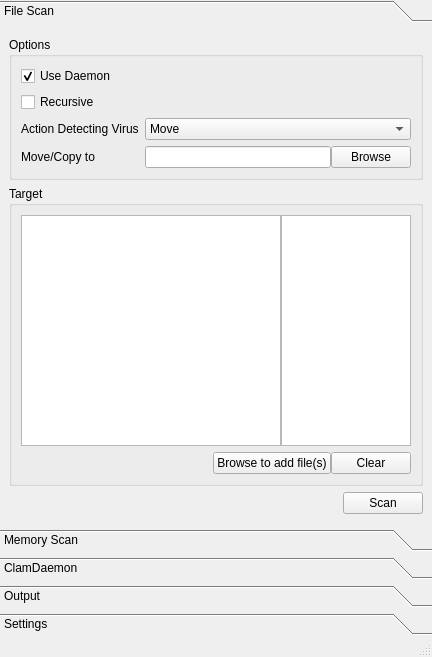
<?xml version="1.0" encoding="UTF-8"?>
<ui version="4.0">
 <class>MainWindow</class>
 <widget class="QMainWindow" name="MainWindow">
  <property name="geometry">
   <rect>
    <x>0</x>
    <y>0</y>
    <width>432</width>
    <height>657</height>
   </rect>
  </property>
  <property name="windowTitle">
   <string>Clamqt</string>
  </property>
  <widget class="QWidget" name="centralwidget">
   <layout class="QHBoxLayout" name="horizontalLayout_5">
    <property name="spacing">
     <number>0</number>
    </property>
    <property name="leftMargin">
     <number>0</number>
    </property>
    <property name="topMargin">
     <number>0</number>
    </property>
    <property name="rightMargin">
     <number>0</number>
    </property>
    <property name="bottomMargin">
     <number>0</number>
    </property>
    <item>
     <widget class="QToolBox" name="toolBox">
      <property name="currentIndex">
       <number>0</number>
      </property>
      <widget class="QWidget" name="fscan_page">
       <property name="geometry">
        <rect>
         <x>0</x>
         <y>0</y>
         <width>432</width>
         <height>470</height>
        </rect>
       </property>
       <attribute name="label">
        <string>File Scan</string>
       </attribute>
       <layout class="QVBoxLayout" name="verticalLayout_4">
        <item>
         <widget class="QGroupBox" name="f_opti_groupB">
          <property name="title">
           <string>Options</string>
          </property>
          <layout class="QFormLayout" name="formLayout">
           <item row="0" column="0">
            <widget class="QCheckBox" name="f_daemon_checkB">
             <property name="text">
              <string>Use Daemon</string>
             </property>
             <property name="checked">
              <bool>true</bool>
             </property>
             <property name="tristate">
              <bool>false</bool>
             </property>
            </widget>
           </item>
           <item row="2" column="0">
            <widget class="QLabel" name="f_encounterVirusLabel">
             <property name="text">
              <string>Action Detecting Virus</string>
             </property>
            </widget>
           </item>
           <item row="2" column="1">
            <widget class="QComboBox" name="f_encounterVirusComboBox">
             <item>
              <property name="text">
               <string comment="move the virus files to certain place">Move</string>
              </property>
             </item>
             <item>
              <property name="text">
               <string comment="Delete the virus files" extracomment="This is generally a terrible idea, unless you're monitoring an upload/downloads directory. False positives happen! You do not want to have the wrong file accidentally deleted.">Remove</string>
              </property>
             </item>
             <item>
              <property name="text">
               <string comment="Copy the virus files to certain place">Copy</string>
              </property>
             </item>
             <item>
              <property name="text">
               <string>None</string>
              </property>
             </item>
            </widget>
           </item>
           <item row="3" column="0">
            <widget class="QLabel" name="moveCopyToLabel">
             <property name="text">
              <string>Move/Copy to</string>
             </property>
            </widget>
           </item>
           <item row="3" column="1">
            <layout class="QHBoxLayout" name="horizontalLayout_4">
             <property name="spacing">
              <number>0</number>
             </property>
             <property name="sizeConstraint">
              <enum>QLayout::SetDefaultConstraint</enum>
             </property>
             <item>
              <widget class="QLineEdit" name="moveCopyToLineEdit"/>
             </item>
             <item>
              <widget class="QPushButton" name="bowse_movecopy_btn">
               <property name="text">
                <string>Browse</string>
               </property>
              </widget>
             </item>
            </layout>
           </item>
           <item row="1" column="0">
            <widget class="QCheckBox" name="f_R_checkB">
             <property name="whatsThis">
              <string>Incompatible with clamdeamon</string>
             </property>
             <property name="text">
              <string>Recursive</string>
             </property>
             <property name="checked">
              <bool>false</bool>
             </property>
            </widget>
           </item>
          </layout>
         </widget>
        </item>
        <item>
         <widget class="QGroupBox" name="f_targ_groupB">
          <property name="title">
           <string>Target</string>
          </property>
          <layout class="QVBoxLayout" name="verticalLayout_3">
           <item>
            <layout class="QHBoxLayout" name="horizontalLayout_12" stretch="2,1">
             <property name="spacing">
              <number>0</number>
             </property>
             <item>
              <widget class="QListWidget" name="files_to_scan_listWidget">
               <property name="verticalScrollBarPolicy">
                <enum>Qt::ScrollBarAlwaysOff</enum>
               </property>
               <property name="horizontalScrollBarPolicy">
                <enum>Qt::ScrollBarAsNeeded</enum>
               </property>
               <property name="editTriggers">
                <set>QAbstractItemView::AllEditTriggers</set>
               </property>
               <property name="textElideMode">
                <enum>Qt::ElideLeft</enum>
               </property>
               <property name="horizontalScrollMode">
                <enum>QAbstractItemView::ScrollPerPixel</enum>
               </property>
              </widget>
             </item>
             <item>
              <widget class="QListWidget" name="f_status_listWidget">
               <property name="horizontalScrollBarPolicy">
                <enum>Qt::ScrollBarAlwaysOff</enum>
               </property>
              </widget>
             </item>
            </layout>
           </item>
           <item>
            <layout class="QHBoxLayout" name="horizontalLayout">
             <property name="spacing">
              <number>0</number>
             </property>
             <item>
              <spacer name="horizontalSpacer_5">
               <property name="orientation">
                <enum>Qt::Horizontal</enum>
               </property>
               <property name="sizeHint" stdset="0">
                <size>
                 <width>40</width>
                 <height>20</height>
                </size>
               </property>
              </spacer>
             </item>
             <item>
              <widget class="QPushButton" name="bowse_f_targ">
               <property name="text">
                <string>Browse to add file(s)</string>
               </property>
              </widget>
             </item>
             <item>
              <widget class="QPushButton" name="f_clear_btn">
               <property name="text">
                <string>Clear</string>
               </property>
              </widget>
             </item>
            </layout>
           </item>
          </layout>
         </widget>
        </item>
        <item>
         <layout class="QHBoxLayout" name="horizontalLayout_2">
          <item>
           <spacer name="horizontalSpacer">
            <property name="orientation">
             <enum>Qt::Horizontal</enum>
            </property>
            <property name="sizeHint" stdset="0">
             <size>
              <width>40</width>
              <height>20</height>
             </size>
            </property>
           </spacer>
          </item>
          <item>
           <widget class="QPushButton" name="f_scan_btn">
            <property name="text">
             <string>Scan</string>
            </property>
           </widget>
          </item>
         </layout>
        </item>
       </layout>
      </widget>
      <widget class="QWidget" name="mscan_page">
       <property name="geometry">
        <rect>
         <x>0</x>
         <y>0</y>
         <width>432</width>
         <height>470</height>
        </rect>
       </property>
       <attribute name="label">
        <string>Memory Scan</string>
       </attribute>
       <layout class="QVBoxLayout" name="verticalLayout_6">
        <item>
         <widget class="QGroupBox" name="groupBox_4">
          <property name="title">
           <string>Options</string>
          </property>
          <layout class="QFormLayout" name="formLayout_2">
           <item row="1" column="0">
            <widget class="QLabel" name="m_encounterVirusLabel">
             <property name="text">
              <string>Action Detecting Virus</string>
             </property>
            </widget>
           </item>
           <item row="1" column="1">
            <widget class="QComboBox" name="m_encounterVirusComboBox">
             <property name="toolTip">
              <string>What to do when virus detected</string>
             </property>
             <item>
              <property name="text">
               <string>None</string>
              </property>
             </item>
             <item>
              <property name="text">
               <string>Kill</string>
              </property>
             </item>
             <item>
              <property name="text">
               <string>Unload</string>
              </property>
             </item>
            </widget>
           </item>
           <item row="0" column="0" colspan="2">
            <widget class="QCheckBox" name="m_daemon_checkB">
             <property name="text">
              <string>Use Daemon</string>
             </property>
             <property name="checked">
              <bool>true</bool>
             </property>
             <property name="tristate">
              <bool>false</bool>
             </property>
            </widget>
           </item>
          </layout>
         </widget>
        </item>
        <item>
         <widget class="QGroupBox" name="groupBox_3">
          <property name="title">
           <string>Target</string>
          </property>
          <layout class="QVBoxLayout" name="verticalLayout_5">
           <item>
            <layout class="QHBoxLayout" name="horizontalLayout_13" stretch="2,1">
             <property name="spacing">
              <number>0</number>
             </property>
             <item>
              <widget class="QListWidget" name="m_to_scan_listWidget">
               <property name="verticalScrollBarPolicy">
                <enum>Qt::ScrollBarAlwaysOff</enum>
               </property>
               <property name="horizontalScrollBarPolicy">
                <enum>Qt::ScrollBarAsNeeded</enum>
               </property>
               <property name="editTriggers">
                <set>QAbstractItemView::AllEditTriggers</set>
               </property>
               <property name="textElideMode">
                <enum>Qt::ElideLeft</enum>
               </property>
               <property name="horizontalScrollMode">
                <enum>QAbstractItemView::ScrollPerPixel</enum>
               </property>
              </widget>
             </item>
             <item>
              <widget class="QListWidget" name="m_status_listWidget">
               <property name="horizontalScrollBarPolicy">
                <enum>Qt::ScrollBarAlwaysOff</enum>
               </property>
              </widget>
             </item>
            </layout>
           </item>
          </layout>
         </widget>
        </item>
        <item>
         <layout class="QHBoxLayout" name="horizontalLayout_3">
          <item>
           <spacer name="horizontalSpacer_2">
            <property name="orientation">
             <enum>Qt::Horizontal</enum>
            </property>
            <property name="sizeHint" stdset="0">
             <size>
              <width>40</width>
              <height>20</height>
             </size>
            </property>
           </spacer>
          </item>
          <item>
           <widget class="QPushButton" name="m_scan_btn">
            <property name="text">
             <string>Scan</string>
            </property>
           </widget>
          </item>
         </layout>
        </item>
       </layout>
      </widget>
      <widget class="QWidget" name="clam_page">
       <property name="geometry">
        <rect>
         <x>0</x>
         <y>0</y>
         <width>432</width>
         <height>470</height>
        </rect>
       </property>
       <attribute name="label">
        <string>ClamDaemon</string>
       </attribute>
       <widget class="QPushButton" name="pushButton_3">
        <property name="geometry">
         <rect>
          <x>90</x>
          <y>20</y>
          <width>161</width>
          <height>31</height>
         </rect>
        </property>
        <property name="text">
         <string>Create Service</string>
        </property>
       </widget>
      </widget>
      <widget class="QWidget" name="output_page">
       <property name="geometry">
        <rect>
         <x>0</x>
         <y>0</y>
         <width>432</width>
         <height>470</height>
        </rect>
       </property>
       <attribute name="label">
        <string>Output</string>
       </attribute>
       <layout class="QVBoxLayout" name="verticalLayout_7">
        <item>
         <widget class="QTextEdit" name="sum_browser">
          <property name="lineWidth">
           <number>2</number>
          </property>
          <property name="documentTitle">
           <string>Summary</string>
          </property>
          <property name="readOnly">
           <bool>true</bool>
          </property>
         </widget>
        </item>
        <item>
         <widget class="QTextEdit" name="detail_browser">
          <property name="frameShape">
           <enum>QFrame::NoFrame</enum>
          </property>
          <property name="lineWidth">
           <number>0</number>
          </property>
          <property name="documentTitle">
           <string>Detail</string>
          </property>
          <property name="readOnly">
           <bool>true</bool>
          </property>
          <property name="acceptRichText">
           <bool>true</bool>
          </property>
         </widget>
        </item>
        <item>
         <layout class="QHBoxLayout" name="horizontalLayout_11">
          <item>
           <spacer name="horizontalSpacer_7">
            <property name="orientation">
             <enum>Qt::Horizontal</enum>
            </property>
            <property name="sizeHint" stdset="0">
             <size>
              <width>40</width>
              <height>20</height>
             </size>
            </property>
           </spacer>
          </item>
          <item>
           <widget class="QPushButton" name="stop_button">
            <property name="text">
             <string>Stop</string>
            </property>
           </widget>
          </item>
         </layout>
        </item>
       </layout>
      </widget>
      <widget class="QWidget" name="setting_page">
       <property name="geometry">
        <rect>
         <x>0</x>
         <y>0</y>
         <width>432</width>
         <height>470</height>
        </rect>
       </property>
       <attribute name="label">
        <string>Settings</string>
       </attribute>
       <layout class="QVBoxLayout" name="verticalLayout">
        <item>
         <widget class="QTabWidget" name="tabWidget">
          <property name="currentIndex">
           <number>2</number>
          </property>
          <widget class="QWidget" name="general_tab">
           <attribute name="title">
            <string>General</string>
           </attribute>
           <layout class="QVBoxLayout" name="verticalLayout_2">
            <item>
             <widget class="QGroupBox" name="groupBox">
              <property name="title">
               <string>Path</string>
              </property>
              <layout class="QFormLayout" name="formLayout_3">
               <item row="0" column="0">
                <widget class="QLabel" name="clamAVLabel">
                 <property name="text">
                  <string>ClamAV (the dic)</string>
                 </property>
                </widget>
               </item>
               <item row="0" column="1">
                <widget class="QLineEdit" name="clamAVLineEdit">
                 <property name="text">
                  <string>.\ClamAV\</string>
                 </property>
                </widget>
               </item>
              </layout>
             </widget>
            </item>
           </layout>
          </widget>
          <widget class="QWidget" name="clamd_tab">
           <attribute name="title">
            <string>ClamD</string>
           </attribute>
           <layout class="QVBoxLayout" name="verticalLayout_8" stretch="0,0,1">
            <item>
             <layout class="QHBoxLayout" name="horizontalLayout_6">
              <item>
               <widget class="QLabel" name="label">
                <property name="text">
                 <string>Path to config file</string>
                </property>
               </widget>
              </item>
              <item>
               <widget class="QLineEdit" name="clamd_confpath_lineEdit"/>
              </item>
             </layout>
            </item>
            <item>
             <layout class="QHBoxLayout" name="horizontalLayout_7">
              <item>
               <spacer name="horizontalSpacer_3">
                <property name="orientation">
                 <enum>Qt::Horizontal</enum>
                </property>
                <property name="sizeHint" stdset="0">
                 <size>
                  <width>40</width>
                  <height>20</height>
                 </size>
                </property>
               </spacer>
              </item>
              <item>
               <widget class="QPushButton" name="edit_clamd_config_btn">
                <property name="text">
                 <string>Edit Config</string>
                </property>
               </widget>
              </item>
             </layout>
            </item>
            <item>
             <widget class="QWidget" name="widget" native="true"/>
            </item>
           </layout>
          </widget>
          <widget class="QWidget" name="fresh_tab">
           <attribute name="title">
            <string>FreshClam</string>
           </attribute>
           <layout class="QVBoxLayout" name="verticalLayout_10" stretch="0,0,0,1">
            <item>
             <layout class="QHBoxLayout" name="horizontalLayout_8">
              <item>
               <widget class="QLabel" name="label_2">
                <property name="text">
                 <string>Path to config file</string>
                </property>
               </widget>
              </item>
              <item>
               <widget class="QLineEdit" name="frsh_confpath_lineEdit"/>
              </item>
             </layout>
            </item>
            <item>
             <layout class="QHBoxLayout" name="horizontalLayout_9">
              <item>
               <spacer name="horizontalSpacer_4">
                <property name="orientation">
                 <enum>Qt::Horizontal</enum>
                </property>
                <property name="sizeHint" stdset="0">
                 <size>
                  <width>40</width>
                  <height>20</height>
                 </size>
                </property>
               </spacer>
              </item>
              <item>
               <widget class="QPushButton" name="edit_frsh_config_btn">
                <property name="text">
                 <string>Edit Config</string>
                </property>
               </widget>
              </item>
             </layout>
            </item>
            <item>
             <layout class="QVBoxLayout" name="verticalLayout_9">
              <property name="leftMargin">
               <number>15</number>
              </property>
              <property name="topMargin">
               <number>30</number>
              </property>
              <property name="rightMargin">
               <number>15</number>
              </property>
              <item>
               <widget class="Line" name="line">
                <property name="midLineWidth">
                 <number>1</number>
                </property>
                <property name="orientation">
                 <enum>Qt::Horizontal</enum>
                </property>
               </widget>
              </item>
              <item>
               <widget class="QPushButton" name="update_database_btn">
                <property name="text">
                 <string>Update Database</string>
                </property>
               </widget>
              </item>
             </layout>
            </item>
            <item>
             <widget class="QWidget" name="placeholder_widget_2" native="true"/>
            </item>
           </layout>
          </widget>
         </widget>
        </item>
        <item>
         <layout class="QHBoxLayout" name="horizontalLayout_10">
          <item>
           <spacer name="horizontalSpacer_6">
            <property name="orientation">
             <enum>Qt::Horizontal</enum>
            </property>
            <property name="sizeHint" stdset="0">
             <size>
              <width>40</width>
              <height>20</height>
             </size>
            </property>
           </spacer>
          </item>
          <item>
           <widget class="QPushButton" name="apply_settings_btn">
            <property name="text">
             <string>Apply</string>
            </property>
           </widget>
          </item>
          <item>
           <widget class="QPushButton" name="cancel_settings_btn">
            <property name="text">
             <string>Cancel</string>
            </property>
           </widget>
          </item>
         </layout>
        </item>
       </layout>
      </widget>
     </widget>
    </item>
   </layout>
  </widget>
  <widget class="QMenuBar" name="menubar">
   <property name="geometry">
    <rect>
     <x>0</x>
     <y>0</y>
     <width>432</width>
     <height>20</height>
    </rect>
   </property>
  </widget>
  <widget class="QStatusBar" name="statusbar"/>
 </widget>
 <resources/>
 <connections>
  <connection>
   <sender>f_clear_btn</sender>
   <signal>clicked()</signal>
   <receiver>files_to_scan_listWidget</receiver>
   <slot>clear()</slot>
   <hints>
    <hint type="sourcelabel">
     <x>369</x>
     <y>454</y>
    </hint>
    <hint type="destinationlabel">
     <x>151</x>
     <y>339</y>
    </hint>
   </hints>
  </connection>
  <connection>
   <sender>f_clear_btn</sender>
   <signal>clicked()</signal>
   <receiver>f_status_listWidget</receiver>
   <slot>clear()</slot>
   <hints>
    <hint type="sourcelabel">
     <x>369</x>
     <y>454</y>
    </hint>
    <hint type="destinationlabel">
     <x>345</x>
     <y>339</y>
    </hint>
   </hints>
  </connection>
  <connection>
   <sender>m_scan_btn</sender>
   <signal>clicked()</signal>
   <receiver>m_to_scan_listWidget</receiver>
   <slot>clear()</slot>
   <hints>
    <hint type="sourcelabel">
     <x>370</x>
     <y>526</y>
    </hint>
    <hint type="destinationlabel">
     <x>217</x>
     <y>386</y>
    </hint>
   </hints>
  </connection>
  <connection>
   <sender>m_scan_btn</sender>
   <signal>clicked()</signal>
   <receiver>m_status_listWidget</receiver>
   <slot>clear()</slot>
   <hints>
    <hint type="sourcelabel">
     <x>396</x>
     <y>528</y>
    </hint>
    <hint type="destinationlabel">
     <x>405</x>
     <y>419</y>
    </hint>
   </hints>
  </connection>
 </connections>
</ui>
